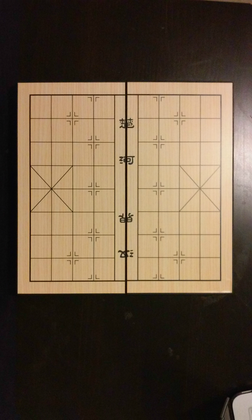
%> input picture Ref.png, 252 x 420 px, shrunk from 1344 x 2240 before the run
$ octave Ref.m   (GNU Octave 9; MATLAB toolbox functions it lacks are replaced by stand-ins)
%> lines starting %> are read from the running program, lines starting %| are printed output that depends on the picture; in (x1, y1, x2, y2) boxes, pixels count from 0 and x2, y2 are one past the last pixel; in counts of white or black regions, pixels touching at a corner belong together; the program's own positions count from 1
clc;
clear all
close all

%% 边缘提取
Ref_im = rgb2gray(imread('Ref.png'));
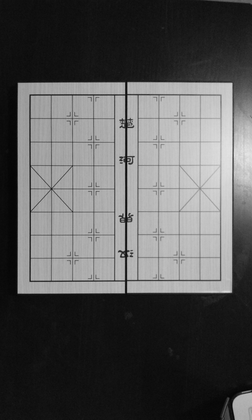
%> Ref_im: size 420x252 uint8; min 1, max 237, mean 88.4
Ref_im=double(Ref_im);
%> Ref_im: size 420x252 double
[M,N]=size(Ref_im);
%> M = 420; N = 252

figure;imshow(Ref_im,[]);title('Ref.png input');

sobelKernelY = [1 2 1;0 0 0; -1 -2 -1];
sobelKernelX = [-1 0 1;-2 0 2; -1 0 1];

derivativeX2 = imfilter(Ref_im, sobelKernelX,'replicate');
derivativeY2 = imfilter(Ref_im, sobelKernelY,'replicate');
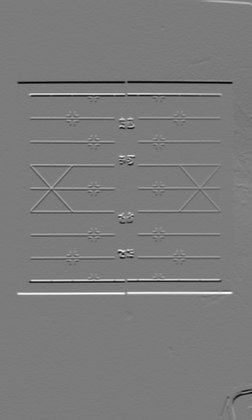
%> derivativeY2: size 420x252 double; min -640, max 678, mean 0.1; drawn with min black and max white
gradientMagnitude_Ref = sqrt(derivativeX2.^2 + derivativeY2.^2);
figure;imshow(gradientMagnitude_Ref,[]);title('Ref.png边缘提取后结果');


%% 图像膨胀
gradientMagnitude_Ref = imdilate(gradientMagnitude_Ref,[0 1 0;1 1 1;0 1 0]);
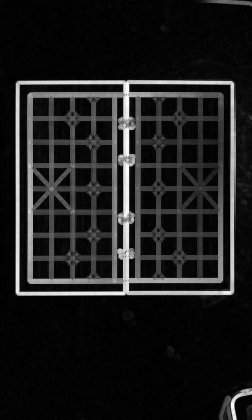
%> gradientMagnitude_Ref: size 420x252 double; min 1.41, max 725, mean 82.9; drawn with min black and max white

%% 二值化
segmentationResultByMy=gradientMagnitude_Ref;
for i=1:M
    for j=1:N
        segmentationResultByMy(i,j)=(gradientMagnitude_Ref(i,j)>55);
    end
end
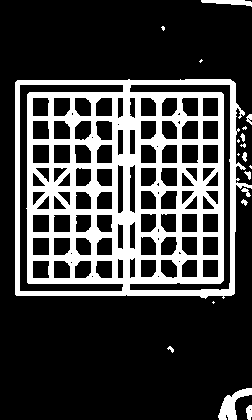
%> segmentationResultByMy: size 420x252 double; values 0 (black) and 1 (white), 25.1% white; 19 white regions (8 under 20 px), largest, box (x1, y1, x2, y2) and area: (15, 79, 252, 299) 25533, (218, 388, 252, 420) 479, (201, 0, 252, 7) 208

%% 中值滤波
segmentationResultByMy=medfilt2(segmentationResultByMy,[3,3]);
%> segmentationResultByMy: size 420x252 double; values 0 (black) and 1 (white), 25.4% white; 17 white regions (7 under 20 px), largest, box (x1, y1, x2, y2) and area: (15, 79, 252, 298) 25905, (218, 388, 252, 420) 479, (201, 0, 252, 6) 206
figure;imshow(segmentationResultByMy,[]);title('Ref.png二值化后结果');


%% hough变化:直线检测
% 获取格点间隔，用于final.m中参数设置
[H,T,R] = hough(segmentationResultByMy);
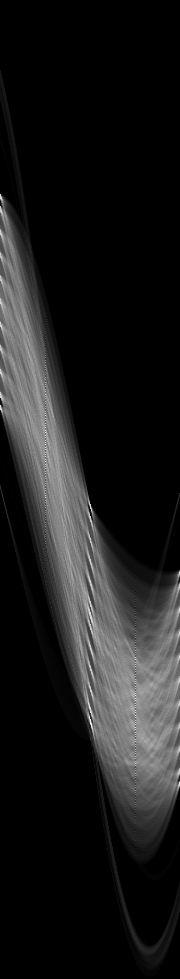
%> H: size 979x180 double; min 0, max 245, mean 27.5
%> T = 180 values from -90 to 89; R = 979 values from -489 to 489
figure;
imshow(H,[],'XData',T,'YData',R,...
            'InitialMagnification','fit');
xlabel('\theta'), ylabel('\rho');title('Ref.png图像hough变换后结果');
axis on, axis normal, hold on;

P  = houghpeaks(H,30,'threshold',ceil(0.3*max(H(:))));
%> P = 30 rows, first 12: [720 91; 696 136; 708 90; 431 46; 728 136; 462 46; 406 1; 197 1; 445 46; 618 91; 716 136; 328 2]

x = T(P(:,2)); y = R(P(:,1));
%> after `x = T(P(:,2))`: x = 30 values, max 45 at index 2, min -90 at index 7, mean -28.47
%> after `y = R(P(:,1))`: y = 30 values, max 274 at index 18, min -293 at index 8, mean 18.87
plot(x,y,'s','color','white');
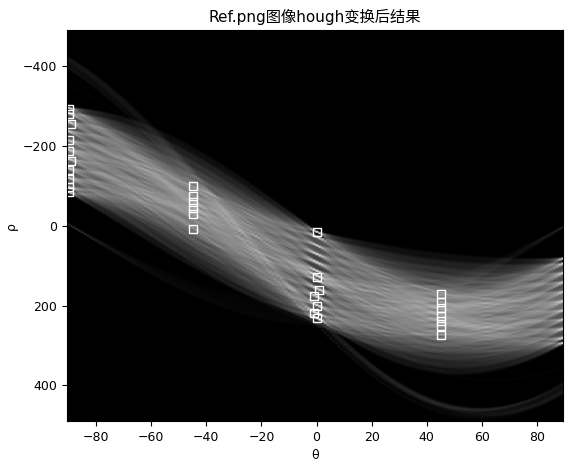
%> figure redrawn from the program's plot data

lines = houghlines(segmentationResultByMy,T,R,P,'FillGap',10,'MinLength',100);
%> lines = 16 lines; longest, point1 to point2 (x, y): (16, 163) to (252, 167), (16, 118) to (252, 118), (16, 187) to (252, 187), (16, 141) to (245, 141), (16, 85) to (236, 85), (16, 214) to (236, 214)
figure, imshow(segmentationResultByMy,[]), title('Ref.png直线提取'); hold on

i=1;
j=1;
for k = 1:length(lines)
    if(lines(k).theta==0)
        V_lines(i)=lines(k);
        i=i+1;
    end
    if(lines(k).theta==-90)
        H_lines(j)=lines(k);
        j=j+1;
    end
end
%> this loop made 16 passes
%> after the loop, H_lines = 8 lines; point1 to point2 (x, y): (16, 118) to (252, 118), (16, 187) to (252, 187), (16, 141) to (245, 141), (16, 85) to (236, 85), (16, 214) to (236, 214), (16, 98) to (236, 98), (16, 294) to (235, 294), (16, 281) to (235, 281); V_lines = 4 lines; point1 to point2 (x, y): (202, 80) to (202, 298), (231, 80) to (231, 296), (129, 80) to (129, 296), (18, 81) to (18, 296)

for i=1:length(V_lines)
    V_xy(:,:,i) = [V_lines(i).point1; V_lines(i).point2];
    plot(V_xy(:,1,i),V_xy(:,2,i),'LineWidth',2,'Color','green');
end
%> this loop made 4 passes

for i=1:length(H_lines)
    H_xy(:,:,i) = [H_lines(i).point1; H_lines(i).point2];
    plot(H_xy(:,1,i),H_xy(:,2,i),'LineWidth',2,'Color','red');
end
%> this loop made 8 passes
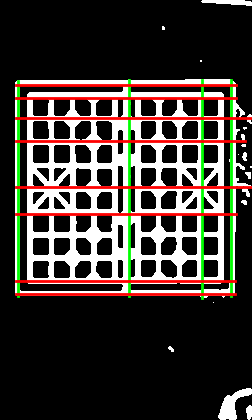
%> figure redrawn from the program's plot data; its title reads 'Ref.png直线提取'
